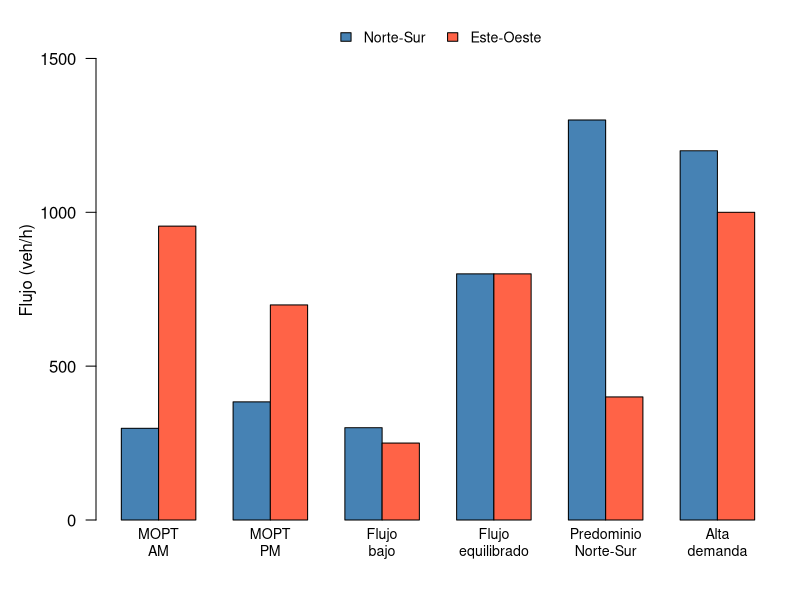
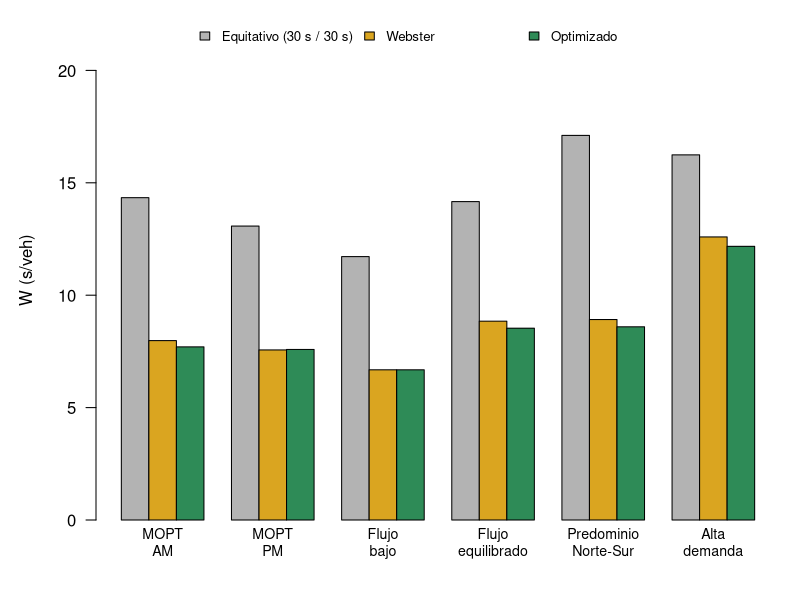

These charts were generated, in order, by the following R code:
## ---- chunk 1
#| label: setup
#| include: false
# ---- Datos de entrada (escenarios) ----
esc <- read.csv(text = "escenario,q.NS,q.EO,n.NS,n.EO,fuente\nMOPT AM (07:30-08:30),298,955,2,2,MOPT 2023 (real)\nMOPT PM (16:30-17:30),384,699,2,2,MOPT 2023 (real)\nFlujo bajo,300,250,2,2,Simulado\nFlujo equilibrado,800,800,2,2,Simulado\nPredominio Norte-Sur,1300,400,2,2,Simulado\nAlta demanda,1200,1000,2,2,Simulado", stringsAsFactors = FALSE)

# ---- Resultados del modelo (optimizado, Webster y equitativo) ----
res <- read.csv(text = "\"escenario\",\"q.NS\",\"q.EO\",\"g.NS.opt\",\"g.EO.opt\",\"C.opt\",\"W.opt\",\"g.NS.web\",\"g.EO.web\",\"W.webster\",\"W.equitativo\",\"mejora.vs.equit.pct\",\"no.atendidos.opt\"\n\"MOPT AM (07:30-08:30)\",298,955,10,21,39,7.70223405113316,10,14,7.98011936446488,14.3383740624244,46.2823747127795,4.15\n\"MOPT PM (16:30-17:30)\",384,699,10,14,32,7.58745061584941,10,10,7.56569834998838,13.0761794097142,41.9750190165426,2.7\n\"Flujo bajo\",300,250,10,10,28,6.68110775980258,10,10,6.68110775980258,11.7170276939951,42.97950014041,0.8\n\"Flujo equilibrado\",800,800,10,10,28,8.53270148129551,11,12,8.84493472257093,14.1638840070299,39.7573329669989,4.25\n\"Predominio Norte-Sur\",1300,400,26,10,44,8.59525905063662,19,10,8.91858827671185,17.1096051164701,49.7635451424731,4.6\n\"Alta demanda\",1200,1000,17,14,39,12.1744517069394,19,17,12.5931130292195,16.2434125122412,25.0499136325908,6", stringsAsFactors = FALSE)

# ---- Funciones auxiliares ----
corto <- function(x) sub(" \\(.*\\)", "", x)         # quita el horario del nombre
env   <- function(x) gsub(" ", "\n", x, fixed = TRUE) # etiquetas de eje en varias líneas
esc$corto <- corto(esc$escenario)
res$corto <- corto(res$escenario)

# Carga de la intersección (razón de flujo de Webster): Y = y.NS + y.EO
s <- 1800
esc$y.NS <- esc$q.NS / (s * esc$n.NS)
esc$y.EO <- esc$q.EO / (s * esc$n.EO)
esc$Y    <- esc$y.NS + esc$y.EO

# Tabla en LaTeX con número, título (arriba) y fuente (abajo)
tabla_tex <- function(df, align, num, titulo, fuente) {
  x <- knitr::kable(df, format = "latex", booktabs = TRUE, align = align, linesep = "")
  cat("\\noindent{\\small\\textbf{Tabla ", num, ".} ", titulo, "}\\par\\vspace{-2pt}\n", sep = "")
  cat("\\begin{center}\\small\\setlength{\\tabcolsep}{5pt}\n", x, "\n\\end{center}\n", sep = "")
  cat("\\vspace{-8pt}\\noindent{\\footnotesize\\textit{Fuente:} ", fuente, "}\\par\\vspace{6pt}\n", sep = "")
}

# Formato de números con coma decimal
f1 <- function(x) format(round(x, 1), decimal.mark = ",", nsmall = 1)
f2 <- function(x) format(round(x, 2), decimal.mark = ",", nsmall = 2)
f0 <- function(x) format(round(x), big.mark = " ", decimal.mark = ",")

# ---- Valores que se citan en el texto ----
am    <- res[grepl("AM", res$corto), ]
pm    <- res[grepl("PM", res$corto), ]
eq    <- res[res$corto == "Flujo equilibrado", ]
ns    <- res[res$corto == "Predominio Norte-Sur", ]
alta  <- res[res$corto == "Alta demanda", ]
prop_am <- 955 / (955 + 298)
prop_pm <- 699 / (699 + 384)
mej_min <- min(res$mejora.vs.equit.pct)
mej_max <- max(res$mejora.vs.equit.pct)
dif_web <- max(abs(res$W.webster - res$W.opt))
L        <- 8                      # transición entre fases (s)
C_eq     <- 2 * 30 + L             # ciclo del reparto equitativo (s)
n_min    <- sum(res$g.NS.opt == 10 | res$g.EO.opt == 10)
## ---- chunk 2
#| label: tabla-aed
#| output: asis
t1 <- data.frame(
  Escenario = esc$corto,
  `Norte-Sur (veh/h)` = f0(esc$q.NS),
  `Este-Oeste (veh/h)` = f0(esc$q.EO),
  `Carga Y` = f2(esc$Y),
  check.names = FALSE
)
tabla_tex(t1, "lrrr", 1,
          "Flujo vehicular por escenario y nivel de carga de la intersección.",
          "elaboración propia con datos de MOPT (2023) para los escenarios reales y valores de referencia propios para los simulados.")
## ---- chunk 3
#| label: fig-flujos
#| fig-cap: "Flujo vehicular por dirección en cada escenario. Fuente: elaboración propia con datos de MOPT (2023) y escenarios simulados."
#| fig-height: 2.3
#| fig-width: 6.6
par(mar = c(4, 4.8, 1, 1), las = 1)
m <- rbind(esc$q.NS, esc$q.EO)
barplot(m, beside = TRUE, names.arg = env(esc$corto), cex.names = 0.85,
        col = c("steelblue", "tomato"), ylab = "Flujo (veh/h)",
        ylim = c(0, max(m) * 1.25))
legend("top", legend = c("Norte-Sur", "Este-Oeste"),
       fill = c("steelblue", "tomato"), horiz = TRUE, bty = "n", cex = 0.85)
## ---- chunk 4
#| label: tabla-res
#| output: asis
t2 <- data.frame(
  Escenario = res$corto,
  `Verde N-S` = res$g.NS.opt,
  `Verde E-O` = res$g.EO.opt,
  `Ciclo` = res$C.opt,
  `W óptimo` = f1(res$W.opt),
  `W equit.` = f1(res$W.equitativo),
  `Mejora (%)` = f0(res$mejora.vs.equit.pct),
  check.names = FALSE
)
tabla_tex(t2, "lrrrrrr", 2,
          "Configuración óptima y tiempo promedio de espera W (segundos por vehículo).",
          "elaboración propia a partir de los resultados del modelo de simulación en R.")
## ---- chunk 5
#| label: fig-comp
#| fig-cap: "Tiempo promedio de espera según la forma de repartir el verde (menor es mejor). Fuente: elaboración propia a partir de los resultados del modelo en R."
#| fig-height: 2.3
#| fig-width: 6.6
par(mar = c(4, 4.8, 1, 1), las = 1)
m <- rbind(res$W.equitativo, res$W.webster, res$W.opt)
cols <- c("grey70", "goldenrod", "seagreen")
barplot(m, beside = TRUE, names.arg = env(res$corto), cex.names = 0.85, col = cols,
        ylab = "W (s/veh)", ylim = c(0, max(m) * 1.3))
legend("top", legend = c("Equitativo (30 s / 30 s)", "Webster", "Optimizado"),
       fill = cols, horiz = TRUE, bty = "n", cex = 0.8)
